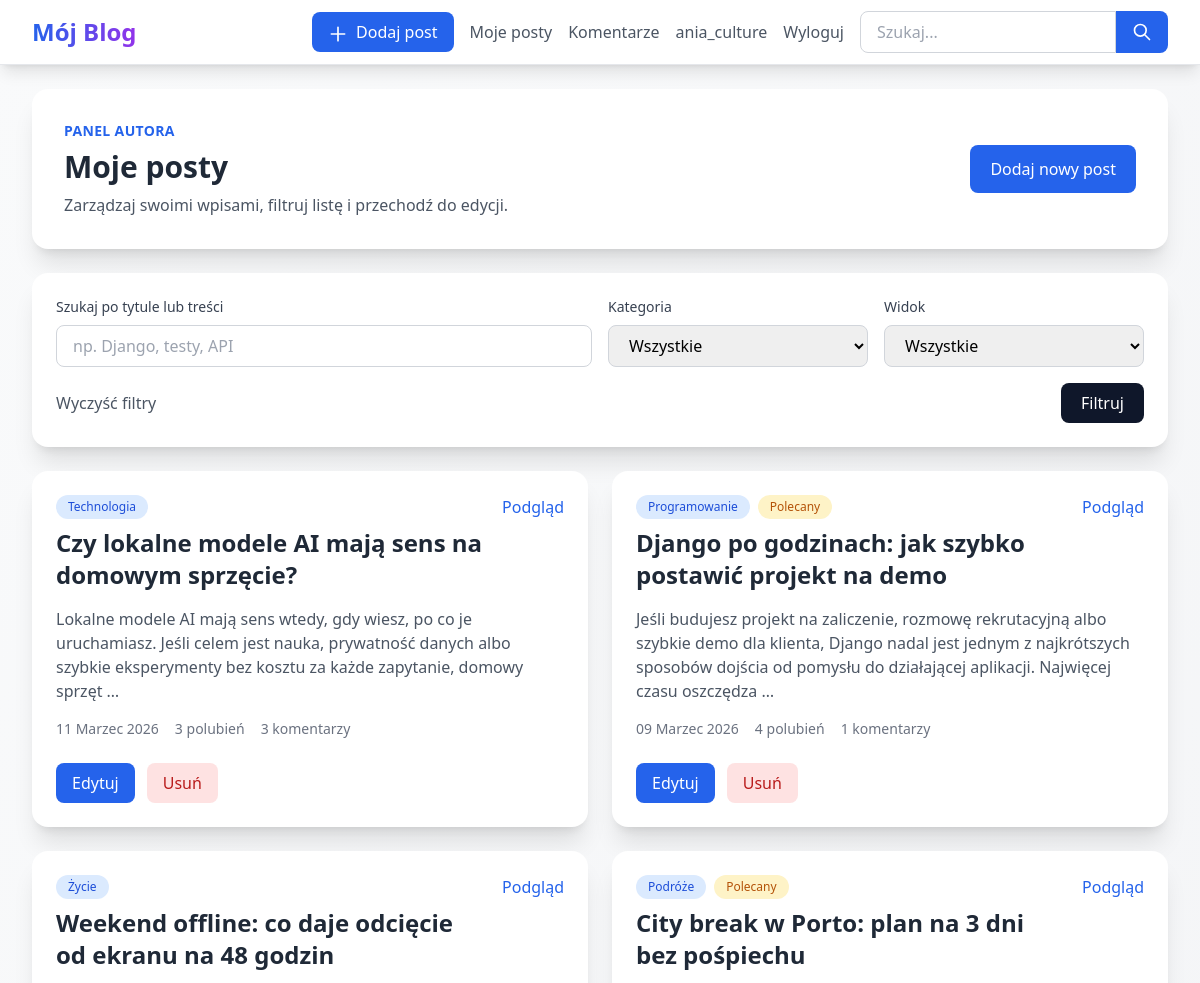
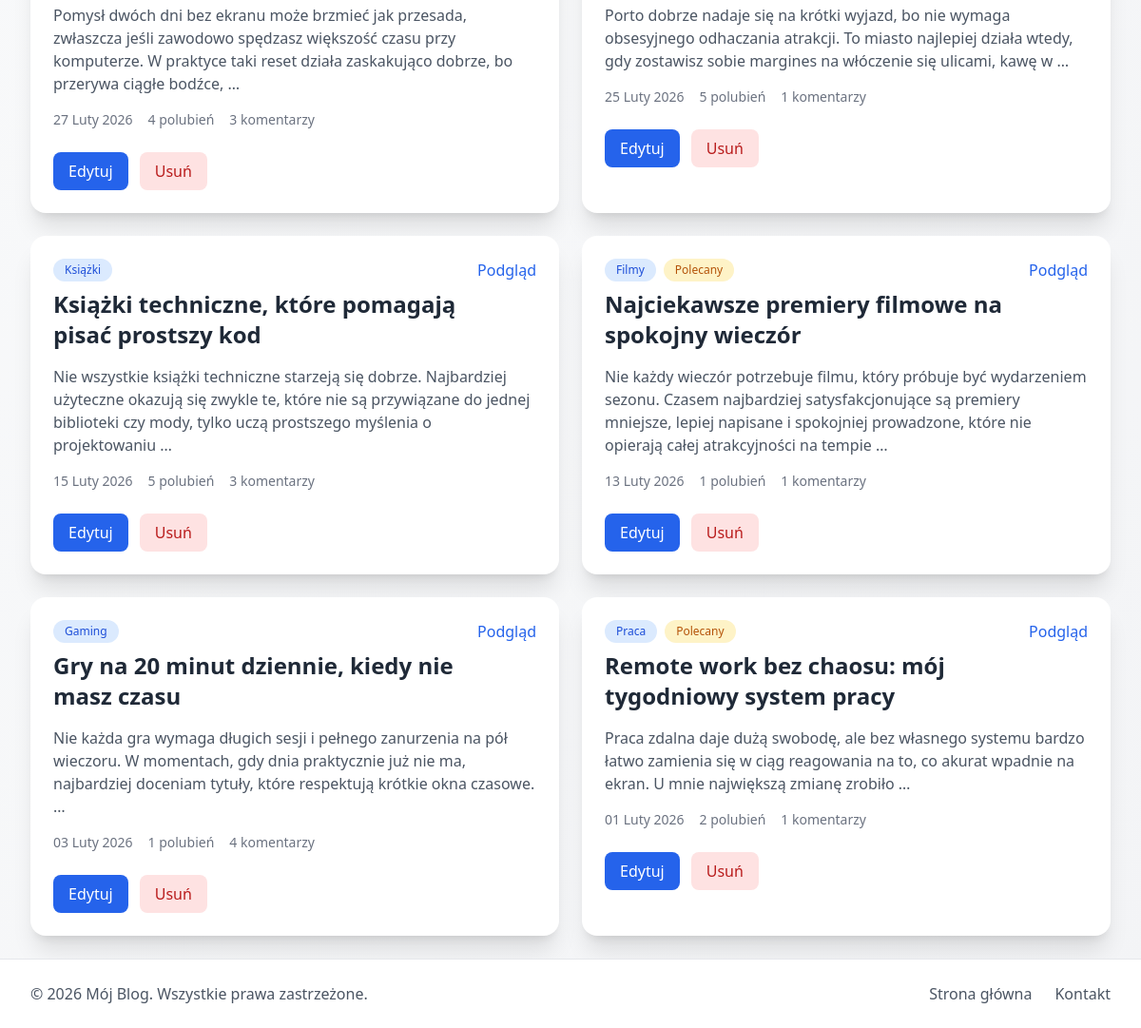
Screenshot of /my-posts/ (signed in) with the database file from the repository (2 pictures, top to bottom).
### blog/models.py (models this page shows, shortened)
class Post(models.Model):
    author = models.ForeignKey(
        settings.AUTH_USER_MODEL,
        on_delete=models.SET_NULL,
        related_name='posts',
        null=True,
        blank=True,
    )
    title = models.CharField(max_length=200)
    slug = models.SlugField(unique=True, blank=True)
    content = models.TextField()
    image_url = models.URLField(blank=True)
    category = models.ForeignKey(Category, on_delete=models.CASCADE, related_name='posts', null=True, blank=True)
    tags = models.ManyToManyField(Tag, blank=True)
    created_at = models.DateTimeField(auto_now_add=True)
    updated_at = models.DateTimeField(auto_now=True)
    is_published = models.BooleanField(default=True)
    is_featured = models.BooleanField(default=False)
    class Meta:
        verbose_name = 'Post'
        verbose_name_plural = 'Posty'
        ordering = ['-created_at']

class Category(models.Model):
    name = models.CharField(max_length=200)
    slug = models.SlugField(unique=True)
    class Meta:
        verbose_name = 'Kategoria'
        verbose_name_plural = 'Kategorie'
        ordering = ['name']

### blog/views.py (the view)
# urls.py: path('my-posts/', views.my_posts, name='my_posts'),
@login_required(login_url='login')
def my_posts(request):
    query = request.GET.get('q', '').strip()
    category_slug = request.GET.get('category', '').strip()
    featured = request.GET.get('featured', '').strip()
    posts = get_user_posts_queryset(request.user)
    if query:
        posts = posts.filter(Q(title__icontains=query) | Q(content__icontains=query))
    if category_slug:
        posts = posts.filter(category__slug=category_slug)
    if featured == '1':
        posts = posts.filter(is_featured=True)
    paginator = Paginator(posts, 10)
    page_obj = paginator.get_page(request.GET.get('page'))
    return render(
        request,
        'blog/my_posts.html',
        {
            'page_obj': page_obj,
            'query': query,
            'selected_category': category_slug,
            'selected_featured': featured,
            'categories': Category.objects.filter(posts__author=request.user).distinct().order_by('name'),
        },
    )

### blog/views.py (called while the page is built)
def get_user_posts_queryset(user):
    return (
        user.posts.select_related('category')
        .prefetch_related('tags')
        .annotate(
            like_count=Count('likes', distinct=True),
            approved_comment_count=Count('comments', filter=Q(comments__is_approved=True), distinct=True),
        )
        .order_by('-created_at')
    )

### blog/templates/blog/my_posts.html (shortened to what this page needs)
{% extends 'blog/base.html' %}
{% block content %}
<div class="px-4 sm:px-0">
    <div class="max-w-6xl mx-auto space-y-6">
        <div class="bg-white rounded-2xl shadow-xl p-8 flex items-center justify-between gap-4 flex-wrap">
            <div>
                <p class="text-sm uppercase tracking-wide text-blue-600 font-semibold mb-2">Panel autora</p>
                <h1 class="text-3xl font-bold text-gray-800">Moje posty</h1>
                <p class="text-gray-600 mt-2">Zarządzaj swoimi wpisami, filtruj listę i przechodź do edycji.</p>
            </div>
            <a href="{% url 'create_post' %}" class="bg-blue-600 text-white px-5 py-3 rounded-lg hover:bg-blue-700 transition font-medium">
                Dodaj nowy post
            </a>
        </div>
        <section class="bg-white rounded-2xl shadow-xl p-6">
            <form method="GET" class="grid grid-cols-1 md:grid-cols-4 gap-4">
                <div class="md:col-span-2">
                    <label class="block text-sm font-medium text-gray-700 mb-2">Szukaj po tytule lub treści</label>
                    <input type="text" name="q" value="{{ query }}" class="w-full px-4 py-2 border border-gray-300 rounded-lg focus:ring-2 focus:ring-blue-500" placeholder="np. Django, testy, API">
                </div>
                <div>
                    <label class="block text-sm font-medium text-gray-700 mb-2">Kategoria</label>
                    <select name="category" class="w-full px-4 py-2 border border-gray-300 rounded-lg focus:ring-2 focus:ring-blue-500">
                        <option value="">Wszystkie</option>
                    </select>
                </div>
                <div>
                    <label class="block text-sm font-medium text-gray-700 mb-2">Widok</label>
                    <select name="featured" class="w-full px-4 py-2 border border-gray-300 rounded-lg focus:ring-2 focus:ring-blue-500">
                        <option value="">Wszystkie</option>
                    </select>
                </div>
                <div class="md:col-span-4 flex items-center justify-between gap-3 flex-wrap">
                    <a href="{% url 'my_posts' %}" class="text-gray-600 hover:text-gray-800 font-medium">Wyczyść filtry</a>
                    <button type="submit" class="bg-slate-900 text-white px-5 py-2 rounded-lg hover:bg-slate-800 transition font-medium">Filtruj</button>
                </div>
            </form>
        </section>
        {% if page_obj.object_list %}
        <div class="grid grid-cols-1 lg:grid-cols-2 gap-6">
            {% for post in page_obj.object_list %}
            <article class="bg-white rounded-2xl shadow-xl p-6">
                <div class="flex items-start justify-between gap-4 mb-4">
                    <div>
                        <div class="flex items-center gap-2 flex-wrap mb-2">
                            <span class="px-3 py-1 bg-blue-100 text-blue-700 rounded-full text-xs font-medium">{{ post.category.name|default:"Brak kategorii" }}</span>
                            {% if post.is_featured %}
                            <span class="px-3 py-1 bg-amber-100 text-amber-700 rounded-full text-xs font-medium">Polecany</span>
                            {% endif %}
                        </div>
                        <h2 class="text-2xl font-bold text-gray-800">{{ post.title }}</h2>
                    </div>
                    <a href="{% url 'post_detail' post.slug %}" class="text-blue-600 hover:text-blue-800 font-medium">Podgląd</a>
                </div>
                <p class="text-gray-600 mb-4">{{ post.content|truncatewords:28 }}</p>
                <div class="text-sm text-gray-500 flex flex-wrap gap-4 mb-6">
                    <span>{{ post.created_at|date:"d F Y" }}</span>
                    <span>{{ post.like_count }} polubień</span>
                    <span>{{ post.approved_comment_count }} komentarzy</span>
                </div>
                <div class="flex items-center gap-3 flex-wrap">
                    <a href="{% url 'edit_post' post.slug %}" class="bg-blue-600 text-white px-4 py-2 rounded-lg hover:bg-blue-700 transition font-medium">Edytuj</a>
                    <form action="{% url 'delete_post' post.slug %}" method="POST" onsubmit="return confirm('Usunąć ten post?');">
                        <button type="submit" class="bg-red-100 text-red-700 px-4 py-2 rounded-lg hover:bg-red-200 transition font-medium">Usuń</button>
                    </form>
                </div>
            </article>
            {% endfor %}
        </div>
        {% else %}
        <div class="bg-white rounded-2xl shadow-xl p-12 text-center">
            <p class="text-gray-700 text-lg font-medium">Brak postów pasujących do filtrów.</p>
            <p class="text-gray-500 mt-2">Dodaj nowy wpis albo wyczyść aktywne filtry.</p>
        </div>
        {% endif %}
    </div>
</div>
{% endblock %}

### blog/templates/blog/base.html (shortened to what this page needs)
<!DOCTYPE html>
<html lang="pl">
<head>
    <script src="https://cdn.tailwindcss.com"></script>
</head>
<body class="bg-gradient-to-br from-gray-50 to-gray-100 min-h-screen flex flex-col">
    <nav class="bg-white shadow-lg border-b border-gray-200">
        <div class="max-w-7xl mx-auto px-4 sm:px-6 lg:px-8">
            <div class="flex justify-between h-16">
                <div class="flex items-center">
                    <a href="{% url 'post_list' %}" class="text-2xl font-bold bg-gradient-to-r from-blue-600 to-purple-600 bg-clip-text text-transparent">
                    </a>
                </div>
                <div class="flex items-center space-x-4">
                    {% if user.is_authenticated %}
                    <a href="{% url 'create_post' %}" class="bg-blue-600 text-white px-4 py-2 rounded-lg hover:bg-blue-700 transition font-medium">
                        <svg class="w-5 h-5 inline mr-1" fill="none" stroke="currentColor" viewBox="0 0 24 24">
                            <path stroke-linecap="round" stroke-linejoin="round" stroke-width="2" d="M12 4v16m8-8H4"></path>
                        </svg>
                        Dodaj post
                    </a>
                    <a href="{% url 'my_posts' %}" class="text-gray-600 hover:text-blue-600 transition font-medium">
                        Moje posty
                    </a>
                    <a href="{% url 'my_comments' %}" class="text-gray-600 hover:text-blue-600 transition font-medium">
                        Komentarze
                    </a>
                    <a href="{% url 'profile' %}" class="text-gray-600 hover:text-blue-600 transition font-medium">
                        {{ user.username }}
                    </a>
                    <a href="{% url 'logout' %}" class="text-gray-600 hover:text-red-600 transition font-medium">
                        Wyloguj
                    </a>
                    {% endif %}
                    <form action="{% url 'search' %}" method="GET" class="flex">
                        <input type="text" name="q" placeholder="Szukaj..."
                            class="px-4 py-2 border border-gray-300 rounded-l-lg focus:outline-none focus:ring-2 focus:ring-blue-500 focus:border-transparent w-40 sm:w-64">
                        <button type="submit"
                            class="bg-blue-600 text-white px-4 py-2 rounded-r-lg hover:bg-blue-700 transition">
                            <svg class="w-5 h-5" fill="none" stroke="currentColor" viewBox="0 0 24 24">
                                <path stroke-linecap="round" stroke-linejoin="round" stroke-width="2" d="M21 21l-6-6m2-5a7 7 0 11-14 0 7 7 0 0114 0z"></path>
                            </svg>
                        </button>
                    </form>
                </div>
            </div>
        </div>
    </nav>
    <main class="flex-grow max-w-7xl mx-auto py-6 sm:px-6 lg:px-8 w-full">
        {% block content %}{% endblock %}
    </main>
    <footer class="bg-white border-t border-gray-200 mt-auto">
        <div class="max-w-7xl mx-auto px-4 py-6 sm:px-6 lg:px-8">
            <div class="flex flex-col md:flex-row justify-between items-center">
                <p class="text-gray-600">
                    &copy; 2026 Mój Blog. Wszystkie prawa zastrzeżone.
                </p>
                <div class="flex space-x-6 mt-4 md:mt-0">
                    <a href="{% url 'post_list' %}" class="text-gray-600 hover:text-blue-600 transition">
                        Strona główna
                    </a>
                    <a href="{% url 'contact' %}" class="text-gray-600 hover:text-blue-600 transition">
                        Kontakt
                    </a>
                </div>
            </div>
        </div>
    </footer>
</body>
</html>

### rows the page displays
Post: category.name "Technologia", title "Czy lokalne modele AI mają sens na domowym sprzęcie?", content "Lokalne modele AI mają sens wtedy, gdy wiesz, po co je uruchamiasz. Jeśli celem jest nauka, prywatność danych albo szybkie eksperymenty bez kosztu za każde zapytanie, domowy sprzęt …", created_at "11 Marzec 2026", like_count "3", approved_comment_count "3"
Post: category.name "Programowanie", is_featured "Polecany", title "Django po godzinach: jak szybko postawić projekt na demo", content "Jeśli budujesz projekt na zaliczenie, rozmowę rekrutacyjną albo szybkie demo dla klienta, Django nadal jest jednym z najkrótszych sposobów dojścia od pomysłu do działającej aplikacji. Najwięcej czasu oszczędza …", created_at "09 Marzec 2026", like_count "4", approved_comment_count "1"
Post: category.name "Życie", title "Weekend offline: co daje odcięcie od ekranu na 48 godzin", content "Pomysł dwóch dni bez ekranu może brzmieć jak przesada, zwłaszcza jeśli zawodowo spędzasz większość czasu przy komputerze. W praktyce taki reset działa zaskakująco dobrze, bo przerywa ciągłe bodźce, …", created_at "27 Luty 2026", like_count "4", approved_comment_count "3"
Post: category.name "Podróże", is_featured "Polecany", title "City break w Porto: plan na 3 dni bez pośpiechu", content "Porto dobrze nadaje się na krótki wyjazd, bo nie wymaga obsesyjnego odhaczania atrakcji. To miasto najlepiej działa wtedy, gdy zostawisz sobie margines na włóczenie się ulicami, kawę w …", created_at "25 Luty 2026", like_count "5", approved_comment_count "1"
Post: category.name "Książki", title "Książki techniczne, które pomagają pisać prostszy kod", content "Nie wszystkie książki techniczne starzeją się dobrze. Najbardziej użyteczne okazują się zwykle te, które nie są przywiązane do jednej biblioteki czy mody, tylko uczą prostszego myślenia o projektowaniu …", created_at "15 Luty 2026", like_count "5", approved_comment_count "3"
Post: category.name "Filmy", is_featured "Polecany", title "Najciekawsze premiery filmowe na spokojny wieczór", content "Nie każdy wieczór potrzebuje filmu, który próbuje być wydarzeniem sezonu. Czasem najbardziej satysfakcjonujące są premiery mniejsze, lepiej napisane i spokojniej prowadzone, które nie opierają całej atrakcyjności na tempie …", created_at "13 Luty 2026", like_count "1", approved_comment_count "1"
Post: category.name "Gaming", title "Gry na 20 minut dziennie, kiedy nie masz czasu", content "Nie każda gra wymaga długich sesji i pełnego zanurzenia na pół wieczoru. W momentach, gdy dnia praktycznie już nie ma, najbardziej doceniam tytuły, które respektują krótkie okna czasowe. …", created_at "03 Luty 2026", like_count "1", approved_comment_count "4"
Post: category.name "Praca", is_featured "Polecany", title "Remote work bez chaosu: mój tygodniowy system pracy", content "Praca zdalna daje dużą swobodę, ale bez własnego systemu bardzo łatwo zamienia się w ciąg reagowania na to, co akurat wpadnie na ekran. U mnie największą zmianę zrobiło …", created_at "01 Luty 2026", like_count "2", approved_comment_count "1"

### other values shown
{{ user.username }} "ania_culture"
